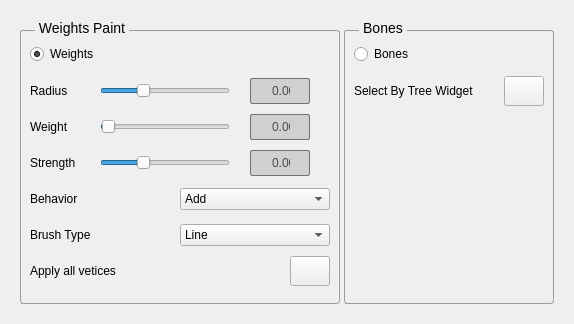
<?xml version="1.0" encoding="UTF-8"?>
<ui version="4.0">
 <class>FGEArmatureWeightPaintingForm</class>
 <widget class="QWidget" name="FGEArmatureWeightPaintingForm">
  <property name="geometry">
   <rect>
    <x>0</x>
    <y>0</y>
    <width>574</width>
    <height>324</height>
   </rect>
  </property>
  <property name="maximumSize">
   <size>
    <width>16777215</width>
    <height>16777215</height>
   </size>
  </property>
  <property name="windowTitle">
   <string>Form</string>
  </property>
  <property name="styleSheet">
   <string notr="true">QDoubleSpinBox {
	height : 24px;
}

QGroupBox {
    border: 1px solid ;
	border-color: rgb(156, 156, 156);
    margin-top: 10px;
    font-size: 14px;
    border-radius: 3px;
}

QGroupBox::title {
	top:0px;
	left : 15px;
    subcontrol-origin: margin;
    subcontrol-position: top left;
    padding: 0px 2px;
}

QSplitter {
	border-color: rgb(156, 156, 156);
}

QSplitter::handle:horizontal {
	width: 13px;
	margin-top: 2px;
	margin-bottom: 2px;
	border-radius: 4px;
}
QListWidget{
    border: 1px solid ;
	border-color: rgb(156, 156, 156);
    margin-top: 10px;
    font-size: 14px;
    border-radius: 3px;
}
QListWidget::item{
	background-color: rgb(99, 99, 99);
	height : 32px;
    margin: 2px  2px 0px 2px;
    border-radius: 3px;
	cursor : pointer;
}
.QPushButton#color_pushButton{
	background-color: rgb(52, 130, 255);
	height : 28px;
    margin: 2px  2px 0px 2px;
    border-radius: 3px;
	cursor : pointer;
}



QDoubleSpinBox {
	margin-left: 20px;  /* make room for the arrows */
	margin-right: 20px;  /* make room for the arrows */
	border-radius:2px;
	color: rgb(76, 76, 76);
    text-align: center;
	border: 1 solid rgb(113, 113, 113);
	background-color: rgb(208, 208, 208);
}

QDoubleSpinBox::up-button  {
	subcontrol-origin: margin;
	subcontrol-position: center left;

	width: 19px;
	border-width: 1px;
}

QDoubleSpinBox::up-arrow  {
	image: url(:/Icons/svg/plus-icon.svg);
	min-width: 19px;
	min-height: 22px;	
	max-width: 19px;
	max-height: 22px;
	height: 22px;
	width: 19px;
	border: 1 solid rgb(113, 113, 113);
	background-color: rgb(172, 172, 172);
}

QDoubleSpinBox::up-button:pressed  {
	top: 1px;
	right: 1px;
}

QDoubleSpinBox::down-button  {
	subcontrol-origin: margin;
	subcontrol-position: center right;
	width: 19px;
	border-width: 1px;
}

QDoubleSpinBox::down-arrow  {
	image: url(:/Icons/svg/minus-icon.svg);
	min-width: 19px;
	min-height: 22px;	
	max-width: 19px;
	max-height: 22px;
	height: 22px;
	width: 19px;
	border: 1 solid rgb(113, 113, 113);
	
	background-color: rgb(172, 172, 172);
}

QDoubleSpinBox::down-button:pressed  {
top: 1px;
left: 1px;
}
</string>
  </property>
  <layout class="QGridLayout" name="gridLayout_7">
   <item row="0" column="0">
    <widget class="QWidget" name="widget" native="true">
     <layout class="QGridLayout" name="gridLayout">
      <item row="0" column="0">
       <widget class="QSplitter" name="splitter">
        <property name="orientation">
         <enum>Qt::Horizontal</enum>
        </property>
        <widget class="QGroupBox" name="groupBox">
         <property name="enabled">
          <bool>true</bool>
         </property>
         <property name="minimumSize">
          <size>
           <width>0</width>
           <height>0</height>
          </size>
         </property>
         <property name="maximumSize">
          <size>
           <width>16777215</width>
           <height>16777215</height>
          </size>
         </property>
         <property name="title">
          <string>Weights Paint</string>
         </property>
         <layout class="QGridLayout" name="gridLayout_5">
          <item row="4" column="0">
           <widget class="QWidget" name="widget_7" native="true">
            <property name="minimumSize">
             <size>
              <width>0</width>
              <height>30</height>
             </size>
            </property>
            <property name="maximumSize">
             <size>
              <width>16777215</width>
              <height>30</height>
             </size>
            </property>
            <layout class="QHBoxLayout" name="horizontalLayout_7">
             <property name="spacing">
              <number>0</number>
             </property>
             <property name="leftMargin">
              <number>0</number>
             </property>
             <property name="topMargin">
              <number>0</number>
             </property>
             <property name="rightMargin">
              <number>0</number>
             </property>
             <property name="bottomMargin">
              <number>0</number>
             </property>
             <item>
              <widget class="QLabel" name="label_3">
               <property name="text">
                <string>Behavior</string>
               </property>
              </widget>
             </item>
             <item>
              <widget class="QComboBox" name="comboBox_behavior">
               <item>
                <property name="text">
                 <string>Add</string>
                </property>
               </item>
               <item>
                <property name="text">
                 <string>Substract</string>
                </property>
               </item>
              </widget>
             </item>
            </layout>
           </widget>
          </item>
          <item row="1" column="0">
           <widget class="QWidget" name="widget_3" native="true">
            <property name="minimumSize">
             <size>
              <width>0</width>
              <height>30</height>
             </size>
            </property>
            <property name="maximumSize">
             <size>
              <width>16777215</width>
              <height>30</height>
             </size>
            </property>
            <layout class="QGridLayout" name="gridLayout_2">
             <property name="leftMargin">
              <number>0</number>
             </property>
             <property name="topMargin">
              <number>0</number>
             </property>
             <property name="rightMargin">
              <number>0</number>
             </property>
             <property name="bottomMargin">
              <number>0</number>
             </property>
             <property name="spacing">
              <number>0</number>
             </property>
             <item row="0" column="0">
              <layout class="QHBoxLayout" name="horizontalLayout">
               <item>
                <widget class="QLabel" name="label">
                 <property name="minimumSize">
                  <size>
                   <width>70</width>
                   <height>0</height>
                  </size>
                 </property>
                 <property name="text">
                  <string>Radius</string>
                 </property>
                </widget>
               </item>
               <item>
                <widget class="FGEDoubleSlider" name="radius_horizontalSlider">
                 <property name="minimumSize">
                  <size>
                   <width>0</width>
                   <height>24</height>
                  </size>
                 </property>
                 <property name="maximumSize">
                  <size>
                   <width>16777215</width>
                   <height>24</height>
                  </size>
                 </property>
                 <property name="value">
                  <number>31</number>
                 </property>
                 <property name="orientation">
                  <enum>Qt::Horizontal</enum>
                 </property>
                </widget>
               </item>
               <item>
                <widget class="QDoubleSpinBox" name="doubleSpinBox_radius">
                 <property name="minimumSize">
                  <size>
                   <width>100</width>
                   <height>0</height>
                  </size>
                 </property>
                 <property name="maximumSize">
                  <size>
                   <width>100</width>
                   <height>16777215</height>
                  </size>
                 </property>
                </widget>
               </item>
              </layout>
             </item>
            </layout>
           </widget>
          </item>
          <item row="3" column="0">
           <widget class="QWidget" name="widget_5" native="true">
            <property name="minimumSize">
             <size>
              <width>0</width>
              <height>30</height>
             </size>
            </property>
            <property name="maximumSize">
             <size>
              <width>16777215</width>
              <height>30</height>
             </size>
            </property>
            <layout class="QGridLayout" name="gridLayout_4">
             <property name="leftMargin">
              <number>0</number>
             </property>
             <property name="topMargin">
              <number>0</number>
             </property>
             <property name="rightMargin">
              <number>0</number>
             </property>
             <property name="bottomMargin">
              <number>0</number>
             </property>
             <property name="spacing">
              <number>0</number>
             </property>
             <item row="0" column="0">
              <layout class="QHBoxLayout" name="horizontalLayout_3">
               <item>
                <widget class="QLabel" name="label_6">
                 <property name="minimumSize">
                  <size>
                   <width>70</width>
                   <height>0</height>
                  </size>
                 </property>
                 <property name="text">
                  <string>Strength</string>
                 </property>
                </widget>
               </item>
               <item>
                <widget class="FGEDoubleSlider" name="strength_horizontalSlider">
                 <property name="minimumSize">
                  <size>
                   <width>0</width>
                   <height>24</height>
                  </size>
                 </property>
                 <property name="maximumSize">
                  <size>
                   <width>16777215</width>
                   <height>24</height>
                  </size>
                 </property>
                 <property name="value">
                  <number>31</number>
                 </property>
                 <property name="orientation">
                  <enum>Qt::Horizontal</enum>
                 </property>
                </widget>
               </item>
               <item>
                <widget class="QDoubleSpinBox" name="doubleSpinBox_strength">
                 <property name="minimumSize">
                  <size>
                   <width>100</width>
                   <height>0</height>
                  </size>
                 </property>
                 <property name="maximumSize">
                  <size>
                   <width>100</width>
                   <height>16777215</height>
                  </size>
                 </property>
                </widget>
               </item>
              </layout>
             </item>
            </layout>
           </widget>
          </item>
          <item row="2" column="0">
           <widget class="QWidget" name="widget_4" native="true">
            <property name="minimumSize">
             <size>
              <width>0</width>
              <height>30</height>
             </size>
            </property>
            <property name="maximumSize">
             <size>
              <width>16777215</width>
              <height>30</height>
             </size>
            </property>
            <layout class="QGridLayout" name="gridLayout_3">
             <property name="leftMargin">
              <number>0</number>
             </property>
             <property name="topMargin">
              <number>0</number>
             </property>
             <property name="rightMargin">
              <number>0</number>
             </property>
             <property name="bottomMargin">
              <number>0</number>
             </property>
             <property name="spacing">
              <number>0</number>
             </property>
             <item row="0" column="0">
              <layout class="QHBoxLayout" name="horizontalLayout_2">
               <item>
                <widget class="QLabel" name="label_5">
                 <property name="minimumSize">
                  <size>
                   <width>70</width>
                   <height>0</height>
                  </size>
                 </property>
                 <property name="text">
                  <string>Weight</string>
                 </property>
                </widget>
               </item>
               <item>
                <widget class="FGEDoubleSlider" name="weight_horizontalSlider">
                 <property name="minimumSize">
                  <size>
                   <width>0</width>
                   <height>24</height>
                  </size>
                 </property>
                 <property name="maximumSize">
                  <size>
                   <width>16777215</width>
                   <height>24</height>
                  </size>
                 </property>
                 <property name="maximum">
                  <number>99</number>
                 </property>
                 <property name="singleStep">
                  <number>1</number>
                 </property>
                 <property name="pageStep">
                  <number>10</number>
                 </property>
                 <property name="value">
                  <number>1</number>
                 </property>
                 <property name="orientation">
                  <enum>Qt::Horizontal</enum>
                 </property>
                </widget>
               </item>
               <item>
                <widget class="QDoubleSpinBox" name="doubleSpinBox_weight">
                 <property name="minimumSize">
                  <size>
                   <width>100</width>
                   <height>0</height>
                  </size>
                 </property>
                 <property name="maximumSize">
                  <size>
                   <width>100</width>
                   <height>16777215</height>
                  </size>
                 </property>
                </widget>
               </item>
              </layout>
             </item>
            </layout>
           </widget>
          </item>
          <item row="6" column="0">
           <widget class="QWidget" name="widget_9" native="true">
            <property name="minimumSize">
             <size>
              <width>0</width>
              <height>30</height>
             </size>
            </property>
            <property name="maximumSize">
             <size>
              <width>16777215</width>
              <height>30</height>
             </size>
            </property>
            <layout class="QHBoxLayout" name="horizontalLayout_6">
             <property name="spacing">
              <number>0</number>
             </property>
             <property name="leftMargin">
              <number>0</number>
             </property>
             <property name="topMargin">
              <number>0</number>
             </property>
             <property name="rightMargin">
              <number>0</number>
             </property>
             <property name="bottomMargin">
              <number>0</number>
             </property>
             <item>
              <widget class="QLabel" name="label_7">
               <property name="text">
                <string>Apply all vetices</string>
               </property>
              </widget>
             </item>
             <item>
              <widget class="QPushButton" name="pushButton_apply_all">
               <property name="minimumSize">
                <size>
                 <width>40</width>
                 <height>30</height>
                </size>
               </property>
               <property name="maximumSize">
                <size>
                 <width>40</width>
                 <height>30</height>
                </size>
               </property>
               <property name="text">
                <string/>
               </property>
              </widget>
             </item>
            </layout>
           </widget>
          </item>
          <item row="0" column="0">
           <widget class="QWidget" name="widget_2" native="true">
            <property name="minimumSize">
             <size>
              <width>0</width>
              <height>30</height>
             </size>
            </property>
            <property name="maximumSize">
             <size>
              <width>16777215</width>
              <height>30</height>
             </size>
            </property>
            <widget class="QRadioButton" name="radioButton_weight">
             <property name="geometry">
              <rect>
               <x>0</x>
               <y>0</y>
               <width>91</width>
               <height>28</height>
              </rect>
             </property>
             <property name="text">
              <string>Weights</string>
             </property>
             <property name="checked">
              <bool>true</bool>
             </property>
            </widget>
            <widget class="QPushButton" name="pushButton_clear">
             <property name="geometry">
              <rect>
               <x>380</x>
               <y>0</y>
               <width>31</width>
               <height>29</height>
              </rect>
             </property>
             <property name="text">
              <string/>
             </property>
            </widget>
           </widget>
          </item>
          <item row="5" column="0">
           <widget class="QWidget" name="widget_8" native="true">
            <property name="minimumSize">
             <size>
              <width>0</width>
              <height>30</height>
             </size>
            </property>
            <property name="maximumSize">
             <size>
              <width>16777215</width>
              <height>30</height>
             </size>
            </property>
            <layout class="QHBoxLayout" name="horizontalLayout_5">
             <property name="spacing">
              <number>0</number>
             </property>
             <property name="leftMargin">
              <number>0</number>
             </property>
             <property name="topMargin">
              <number>0</number>
             </property>
             <property name="rightMargin">
              <number>0</number>
             </property>
             <property name="bottomMargin">
              <number>0</number>
             </property>
             <item>
              <widget class="QLabel" name="label_4">
               <property name="text">
                <string>Brush Type</string>
               </property>
              </widget>
             </item>
             <item>
              <widget class="QComboBox" name="comboBox_brush_type">
               <item>
                <property name="text">
                 <string>Line</string>
                </property>
               </item>
               <item>
                <property name="text">
                 <string>Painter</string>
                </property>
               </item>
               <item>
                <property name="text">
                 <string>HHH</string>
                </property>
               </item>
              </widget>
             </item>
            </layout>
           </widget>
          </item>
          <item row="7" column="0">
           <spacer name="verticalSpacer">
            <property name="orientation">
             <enum>Qt::Vertical</enum>
            </property>
            <property name="sizeHint" stdset="0">
             <size>
              <width>20</width>
              <height>40</height>
             </size>
            </property>
           </spacer>
          </item>
         </layout>
        </widget>
        <widget class="QGroupBox" name="groupBox_2">
         <property name="title">
          <string>Bones</string>
         </property>
         <layout class="QGridLayout" name="gridLayout_6">
          <item row="0" column="0">
           <widget class="QWidget" name="widget_6" native="true">
            <property name="minimumSize">
             <size>
              <width>0</width>
              <height>30</height>
             </size>
            </property>
            <property name="maximumSize">
             <size>
              <width>16777215</width>
              <height>30</height>
             </size>
            </property>
            <widget class="QRadioButton" name="radioButton_bone">
             <property name="geometry">
              <rect>
               <x>0</x>
               <y>0</y>
               <width>220</width>
               <height>28</height>
              </rect>
             </property>
             <property name="text">
              <string>Bones</string>
             </property>
             <property name="checkable">
              <bool>true</bool>
             </property>
             <property name="checked">
              <bool>false</bool>
             </property>
            </widget>
           </widget>
          </item>
          <item row="1" column="0">
           <widget class="QWidget" name="widget_10" native="true">
            <property name="minimumSize">
             <size>
              <width>0</width>
              <height>30</height>
             </size>
            </property>
            <property name="maximumSize">
             <size>
              <width>16777215</width>
              <height>30</height>
             </size>
            </property>
            <layout class="QHBoxLayout" name="horizontalLayout_4">
             <property name="spacing">
              <number>0</number>
             </property>
             <property name="leftMargin">
              <number>0</number>
             </property>
             <property name="topMargin">
              <number>0</number>
             </property>
             <property name="rightMargin">
              <number>0</number>
             </property>
             <property name="bottomMargin">
              <number>0</number>
             </property>
             <item>
              <widget class="QLabel" name="label_2">
               <property name="text">
                <string>Select By Tree Widget</string>
               </property>
              </widget>
             </item>
             <item>
              <widget class="QPushButton" name="pushButton_bones_selector">
               <property name="minimumSize">
                <size>
                 <width>40</width>
                 <height>30</height>
                </size>
               </property>
               <property name="maximumSize">
                <size>
                 <width>40</width>
                 <height>30</height>
                </size>
               </property>
               <property name="text">
                <string/>
               </property>
              </widget>
             </item>
            </layout>
           </widget>
          </item>
          <item row="2" column="0">
           <spacer name="verticalSpacer_2">
            <property name="orientation">
             <enum>Qt::Vertical</enum>
            </property>
            <property name="sizeHint" stdset="0">
             <size>
              <width>20</width>
              <height>191</height>
             </size>
            </property>
           </spacer>
          </item>
         </layout>
        </widget>
       </widget>
      </item>
     </layout>
    </widget>
   </item>
  </layout>
 </widget>
 <customwidgets>
  <customwidget>
   <class>FGEDoubleSlider</class>
   <extends>QSlider</extends>
   <header>GUI/DoubleSlider/FGEDoubleSlider.h</header>
  </customwidget>
 </customwidgets>
 <resources/>
 <connections/>
</ui>
